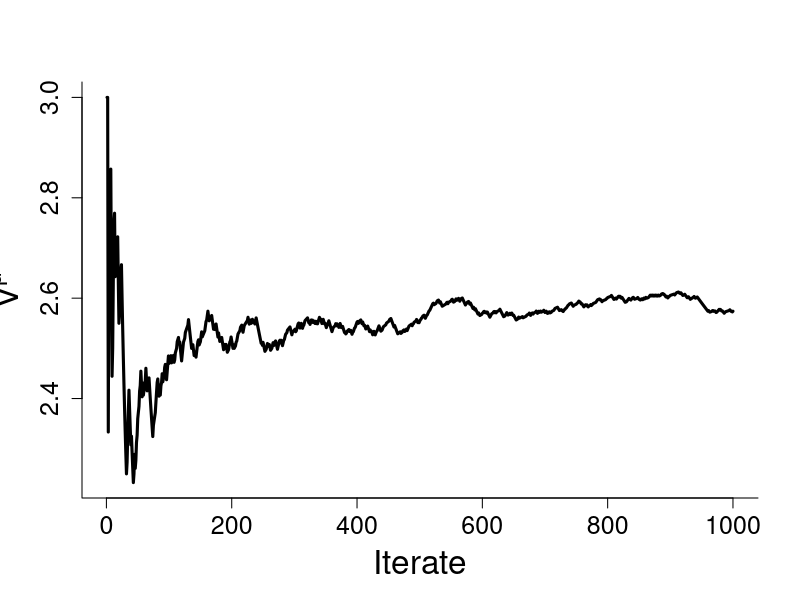

Source code (R):
# Numerically compute average cost function for specific instance of MDP
S = c(1,2,3) # State space
U = c(1,2) # Action space

# Transition kernels
P_1 = matrix(c(1/2, 1/4, 1/4, 1/4, 1/2, 1/4, 1/4, 1/4, 1/2), nrow=3)
P_2 = matrix(rep(1/3, 9), nrow=3)
t_kernel = list(P_1, P_2)

# MDP simulation
sim_MDP = function(x_0, T){

    mu = c(1, 2, 1) # indexed state-action mappings under policy mu 
    
    # Initialize
    u = mu[x_0] 
    x = x_0
    res = list(c(x_0), c(u))

    # Iterate
    for (i in 1:T) {

        # Update state variables
        x = sample(S, size=1, prob=t_kernel[[u]][x, ]) # Generate random state
        u = mu[x] # Update action

        # Store current iterate
        res[[1]][i] = x
        res[[2]][i] = u
    }

    return(res)
}

# Run simulation
T = 1e3
x_0 = 1
process = sim_MDP(x_0, T) 

# Functions for computing cost
cost = function(x, u){
    return(x * u)
}
estimate_avg_cost = function(data){
    N = length(data[[1]]) # sample size
    est = (1 / cumsum(rep(1, N))) * cumsum(mapply(cost, data[[1]], data[[2]])) # estimate
    return(est)
}

# Compute and print result
avg_cost = estimate_avg_cost(process)

# Plot result
t = seq(1, T, 1)
ylab = expression(V^mu)
plot(t, avg_cost, type='l', ylab=ylab, xlab='Iterate', pch=16, lwd=3, cex.axis=1.5, cex.lab=2, bty='l')
